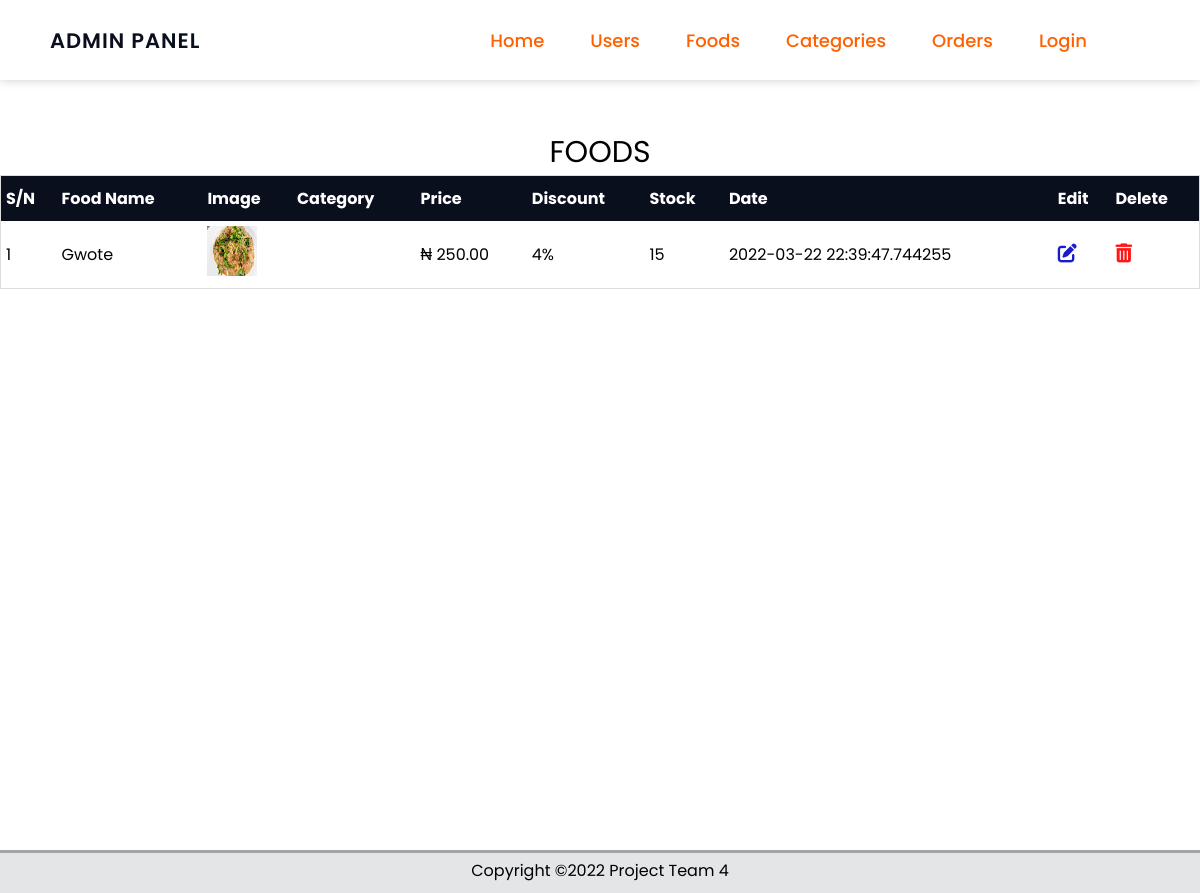
The page /foods on the database its author committed.
### eatapp/foods/models.py (models this page shows, shortened)
class Food(db.Model):
    id = db.Column(db.Integer, primary_key=True)
    food_name = db.Column(db.String(80), nullable=False)    # name field
    price= db.Column(db.Numeric(10,2), nullable=False)      # price field
    discount = db.Column(db.Integer, default=0)             # discount
    stock = db.Column(db.Integer, nullable=False)           # stock
    description = db.Column(db.Text, nullable=False)        # description
    date = db.Column(db.DateTime, nullable=False,
        default=datetime.utcnow)                            # date
    category_id = db.Column(db.Integer, db.ForeignKey('categories.id'),
        nullable=False)
    category = db.relationship('Categories',
        backref=db.backref('food', lazy=True))
    image = db.Column(db.String(150), nullable=False, default="image.png")

### eatapp/foods/routes.py (the view)
@app.route("/foods")
def foods():
    foods = Food.query.all()
    return render_template('admin/foods.html', title='Foods', foods=foods)

### eatapp/templates/admin/foods.html (shortened to what this page needs)
{% extends 'admin/layout.html' %}
{% block content %}
    <div class="table-container">
        <table class="table">
            <caption>FOODS</caption>
            <thead>
                <th>S/N</th>
                <th>Food Name</th>
                <th>Image</th>
                <th>Category</th>
                <th>Price</th>
                <th>Discount</th>
                <th>Stock</th>
                <th>Date</th>
                <th>Edit</th>
                <th>Delete</th>
            </thead>
            <tbody>
                {% for food in foods %}
                    <tr>
                        <td> {{loop.index}} </td>
                        <td> {{food.food_name}} </td>
                        <td class="table-image"> <img src="{{url_for('static', filename='img/' + food.image)}}" width="50px" height="50px" alt=""> </td>
                        <td> {{food.category.category_id}} </td>
                        <td>&#8358; {{food.price}} </td>
                        <td> {{food.discount}}% </td>
                        <td> {{food.stock}} </td>
                        <td> {{food.date}} </td>
                        <td>
                            <a href="{{url_for('updateFood', id=food.id)}}" title="edit {{food.food_name}}"><i class="edit fa-solid fa-pen-to-square"></i></a>
                        </td>
                        <td>
                            <button onclick="document.getElementById('delete-modal-{{food.id}}').style.display='block'" class="modal-btn" title="delete {{food.food_name}}">
                                <i class="delete fa-solid fa-trash-can"></i>
                            </button>
                        </td>
                    </tr>
                {% endfor %}
            </tbody>
        </table>
    </div>
{% endblock content %}

### eatapp/templates/admin/layout.html (shortened to what this page needs)
<!DOCTYPE html>
<html lang="en">
<head>
    <link rel="stylesheet" href="{{url_for('static', filename='css/main.css')}}">
    <link rel="stylesheet" href="{{url_for('static', filename='css/forms.css')}}">
    <link rel="stylesheet" href="{{url_for('static', filename='css/alerts.css')}}">
    <link rel="stylesheet" href="{{url_for('static', filename='css/addcategory.css')}}">
    <link rel="stylesheet" href="{{url_for('static', filename='css/admin.css')}}">
    <link rel="stylesheet" href="{{url_for('static', filename='css/modals.css')}}">
</head>
<body>
    <nav class="navbar">
        <div class="logo">
            <a href="{{url_for('admin')}}">
                <span>ADMIN PANEL</span>
            </a>
        </div>
        <ul>
            <li>
                <a href="{{url_for('home')}}">Home</a>
            </li>
            <li>
                <a href="#">Users</a>
            </li>
            <li>
                <a href="{{url_for('foods')}}">Foods</a>
            </li>
            <li>
                <a href="#">Categories</a>
            </li>
            <li>
                <a href="#">Orders</a>
            </li>
            <li>
                <a href="{{url_for('login')}}">Login</a>
            </li>
        </ul>
    </nav>
    {% block content %} {% endblock content %}
    <footer id="footer">
        <div class="container">
            <div class="bottom-content">
                <p>Copyright &copy;2022 Project Team 4</p>
            </div>
        </div>
    </footer>
</body>
</html>

### eatapp/static/css/main.css (style rules this page uses)
* { padding: 0; margin: 0; box-sizing: border-box; font-family: 'poppins', sans-serif; list-style-type: none; text-decoration: none; }
html, body { width: 100%; background-repeat: no-repeat; scroll-behavior: smooth; }
.navbar { width: 100%; height: 10vh; background: #fff; display: flex; align-items: center; padding: 0 100px 0 50px; box-shadow: 0 0 10px rgba(10, 4, 1, 0.2); justify-content: space-between; }
.navbar .logo span { font-weight: 600; letter-spacing: 1px; font-size: 21px; color: rgb(10, 15, 29); }
.navbar ul { display: flex; justify-content: flex-end; }
.navbar ul li { margin-left: 20px; }
.navbar ul li a { color: rgb(255,96,0); font-size: 18px; font-weight: 500; padding: 13px; cursor: pointer; transition: all 0.3s ease; }
#footer { bottom: 0; background: rgba(121, 124, 133, 0.2); border-top: 3px solid rgba(10, 15, 29, 0.3); max-width: 100%; position: relative; width: 100%; }
#footer .container { width: 80%; margin: 0 auto; }
#footer .container .bottom-content { text-align: center; padding: 5px 0 10px 0; }

### eatapp/static/css/forms.css (style rules this page uses)
* { margin: 0; padding: 0; box-sizing: border-box; font-family: 'Poppins', sans-serif; text-decoration: none; list-style-type: none; }

### eatapp/static/css/admin.css (style rules this page uses)
.table-container { max-width: 100%; height: 90vh; }
.table { overflow-x: auto; border-collapse: collapse; border-spacing: 0; width: 100%; border: 1px solid #ddd; margin-top: 50px; }
.table caption { font-size: 30px; }
.table th { text-align: left; padding: 10px 5px; background-color: rgb(10, 15, 29); color: #fff; }
.table td { text-align: left; padding: 5px; }
.edit { color: rgb(27, 27, 204); font-size: 19px; }
.delete { color: red; font-size: 19px; }

### eatapp/static/css/modals.css (style rules this page uses)
.modal-btn { background: none; border: none; cursor: pointer; opacity: 0.9; }

### rows shown on the page
Food: food_name "Gwote", image (picture), price "250.00", discount "4", stock "15", date "2022-03-22 22:39:47.744255"
